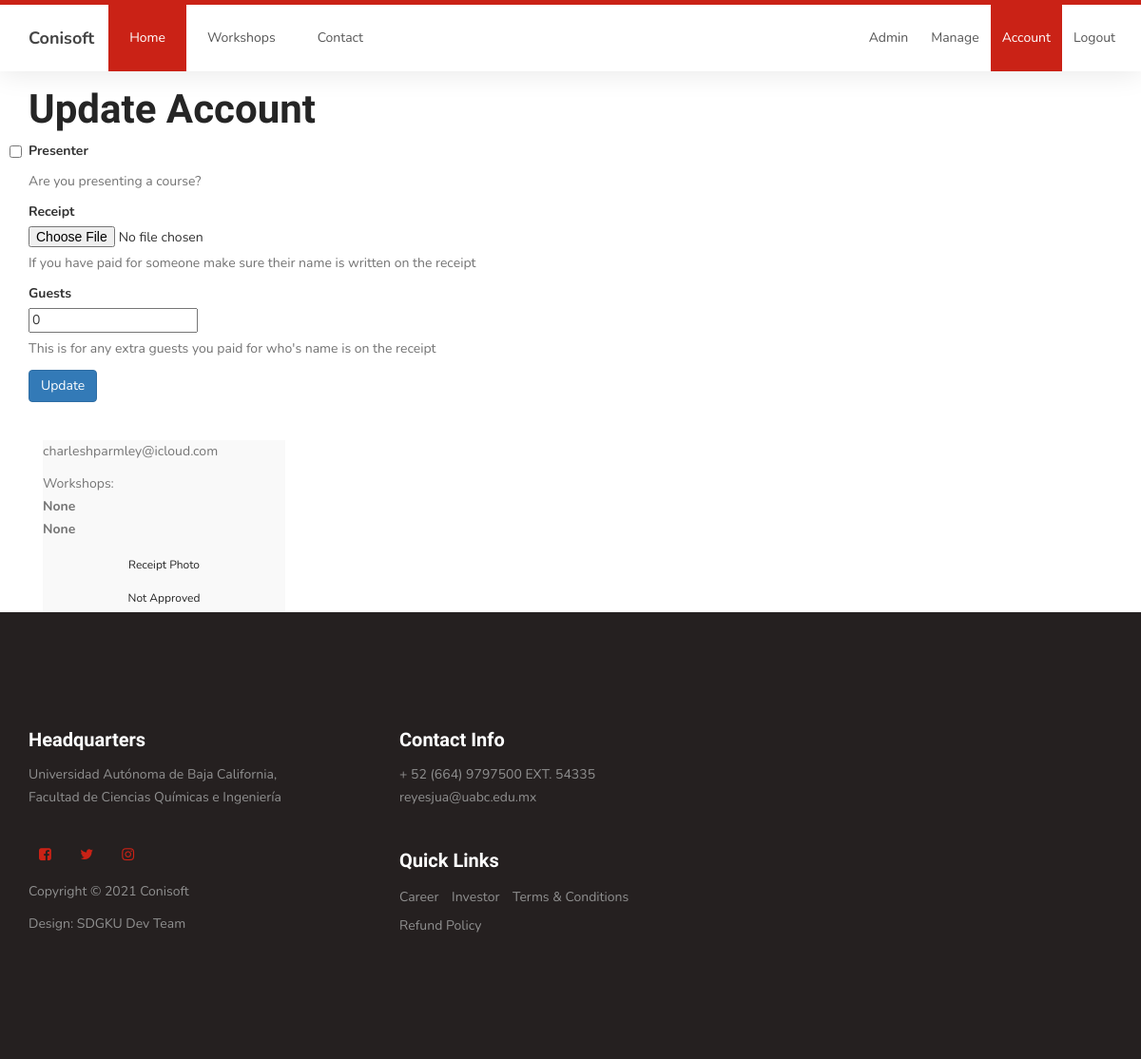
Before: /account (signed in) with the older database file.
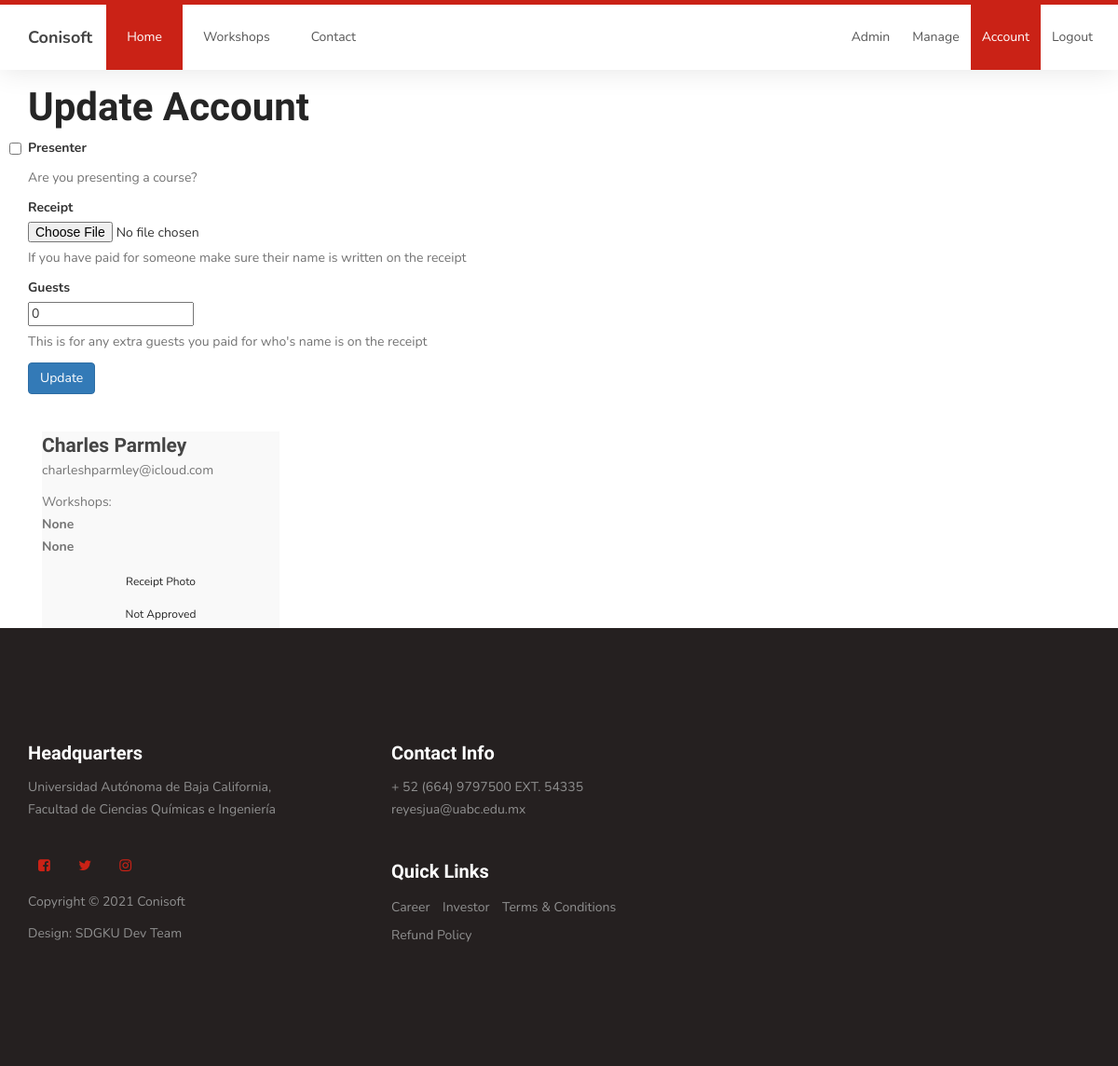
After: the same page with the newer database file.
### mainApp/models.py (models this page shows, shortened)
class User(AbstractBaseUser):
    email = models.EmailField(
        verbose_name='email address',
        max_length=255,
        unique=True,
    )
    is_active = models.BooleanField(default=True)
    staff = models.BooleanField(default=False) # a admin user; non super-user
    admin = models.BooleanField(default=False) # a superuser
    Full_Name = models.CharField(max_length=200)
    industry_type = models.CharField(max_length=200)
    presenter = models.BooleanField(default=False)
    is_approved = models.BooleanField(default=False) # reciept approval
    paper = models.FileField('paper', upload_to='papers', null=True, blank=True)
    guests = models.IntegerField(default=0, null=True)
    workshops_subscribed = models.IntegerField(default=0)
    receipt_photo = models.ImageField('Receipt Photo', upload_to='receipts', null=True, blank=True)
    course_1_name = models.CharField(max_length=200, null=True, default='None')
    course_1_id = models.IntegerField(default=0, null=True)
    course_1_link = models.CharField(max_length=200, null=True, default='None')
    course_2_name = models.CharField(max_length=200, null=True, default='None')
    course_2_id = models.IntegerField(default=0, null=True)
    course_2_link = models.CharField(max_length=200, null=True, default='None')
    USERNAME_FIELD = 'email'
    REQUIRED_FIELDS = [] # Email & Password are required by default.
    @property
    def is_staff(self):
        return self.staff
    @property
    def is_admin(self):
        return self.admin
    objects = UserManager()

### mainApp/views.py (the view, shortened to what this page needs)
# urls.py: path('account', AccountView.edit_account, name='account')
	def edit_account(request):
		form = AccountForm()
		returned_objects_dictionary = {'courses':Course.objects.all(), 'users':User.objects.all()}
		return render(request, 'account.html', context={'account_form': form, 'returned_objects_dictionary':returned_objects_dictionary})

### mainApp/forms.py
class AccountForm(forms.Form):
	presenter = forms.BooleanField(required=False, help_text='Are you presenting a course?', initial=False)
	paper = forms.FileField(required=False, help_text='Upload your course paper')
	industry_type = forms.ChoiceField(choices=industry_choices, required=False, help_text='Select your industry type')
	receipt = forms.FileField(required=False, help_text='If you have paid for someone make sure their name is written on the receipt')
	guests = forms.IntegerField(required=False, help_text="This is for any extra guests you paid for who's name is on the receipt", initial=0)
	class Meta:
		model = User
		fields = ('industry_type', 'presenter', 'paper', 'receipt', 'guests')

### templates/account.html (shortened to what this page needs)
{% extends "base.html" %}
{% load crispy_forms_tags %}
{% block content %}
<div style="margin-bottom: 2rem;" class="container py-5">
	<h1>Update Account</h1>
	<form method="POST" enctype='multipart/form-data'>
		{{ account_form|crispy }}
		<button class="btn btn-primary" type="submit">Update</button>
	</form>
</div>
<div class="container">
	<div class="row">
		<div class="col-md-12 col-sm-12">
			{% for users in returned_objects_dictionary.users %}
			{% if users.id == user.id %}
			<div class="col-md-3 col-sm-3">
				<div class="item">
					<div class="courses-thumb">
						<div class="card" style="width: 100%;">
							<div class="card-body">
								<a><h3 class="card-title">{{ user.Full_Name }}</h3></a>
								<a><p class="card-text">{{ user.email }}</p></a>
								<a><p class="card-text">Workshops: <br><strong>{{ user.course_1_name }} <br>{{ user.course_2_name }}</strong></p></a>
								<div class="">
								{% if user.receipt_photo %}
									<a href='media/{{ user.receipt }}' class="btn btn-primary btn-sm" style="width: 100%; margin-bottom: 5px;" alt="Missing">Receipt Photo</a>
								{% else %}
									<a href='/admin/mainApp/user/{{user.id}}/change/' class="btn btn-outline-primary btn-sm" style="width: 100%; margin-bottom: 5px;" alt="Missing">Receipt Photo</a>
								{% endif %}
								{% if user.course_1_approval == True %}
									<a class="btn btn-primary btn-sm" style="width: 100%;">Approved</a>
								{% else %}
									<a class="btn btn-outline-primary btn-sm" style="width: 100%;">Not Approved</a>
								{% endif %}
							</div>
						</div>
					</div>
				</div>
			</div>
			{% endif %}
			{% empty %}
				<h1>No Results</h1>
			{% endfor %}
		</div>
	</div>
</div>
{% endblock %}

Changed rows visible on the page:
changed User "charleshparmley@icloud.com": Full_Name (not shown) → "Charles Parmley"
